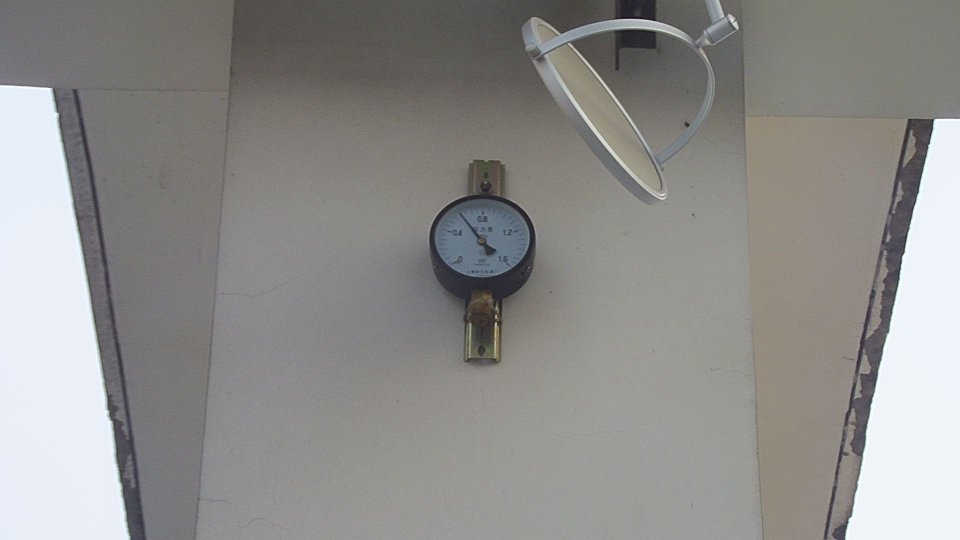
#> input picture data/datasets/elec_watch/test/scene_07.jpg, 1920 x 1080 px (shown at 1/2 size)
$ python day105.py
#> lines starting #> are read from the running program, lines starting #| are printed output that depends on the picture; after the words box and inside, x2 and y2 are one past the last pixel; in counts of white or black regions, pixels touching at a corner belong together
'''
Author       : Bingqiang Zhou
Date         : 2021-08-31 19:00:17
LastEditors  : Bingqiang Zhou
LastEditTime : 2021-08-31 19:35:16
Description  : HOG特征描述子 – 使用HOG进行对象检测
    对于已经训练好的HOG+SVM的模型，我们可以通过开窗实现对象检测，从而完成自定义对象检测。
    以电表检测为例，这样我们就实现HOG+SVM对象检测全流程。
    OpenCV中实现对每个窗口像素块预测，需要首先加载SVM模型文件，然后使用predict方法实现预测。
    这种方法的缺点就是开窗检测是从左到右、从上到下，是一个高耗时的操作，
    所以步长选择一般会选择HOG窗口默认步长的一半，这样可以减少检测框的数目，
    同时在predict时候会发现多个重复框，求取它们的平均值即可得到最终的检测框。
    拓展资料：
        官方教程：
            OCR of Hand-written Data using SVM：https://docs.opencv.org/4.5.3/dd/d3b/tutorial_py_svm_opencv.html
        官方文档：
            cv::ml::StatModel Class Reference：https://docs.opencv.org/master/db/d7d/classcv_1_1ml_1_1StatModel.html
            cv::ml::SVM Class Reference：https://docs.opencv.org/4.5.3/d1/d2d/classcv_1_1ml_1_1SVM.html
'''

import cv2 as cv
import numpy as np

img = cv.imread("../data/datasets/elec_watch/test/scene_07.jpg")
#> img is the input picture: shape (1080, 1920, 3); mean B, G, R 140.4, 142.5, 143.3
img = cv.resize(img, (0, 0), fx=0.2, fy=0.2)
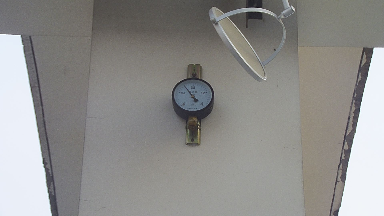
#> img: shape (216, 384, 3); mean B, G, R 140.4, 142.4, 143.2
gray = cv.cvtColor(img, cv.COLOR_BGR2GRAY)
h, w = gray.shape
#> h = 216; w = 384

svm = cv.ml.SVM_load('../data/models/elec_watch_svm.xml')
hog = cv.HOGDescriptor()

mean_x = 0
mean_y = 0
count = 0
for y in range(64, h-64, 4):
    for x in range(32, w-32, 4):
        roi = gray[y-64:y+64, x-32:x+32]
        feature_vector = hog.compute(roi, winStride=(8, 8), padding=(0, 0))
        feature_vector = np.reshape(feature_vector, (1, -1))
        result = svm.predict(feature_vector)[1] # retval, results
        if result[0][0] == 1:
            mean_x += x
            mean_y += y
            count += 1
            print(result, y, x)
            cv.rectangle(img, (x-32, y-64, 64, 128), (0, 127, 0), 2)
            cv.imshow("result", img)
            cv.waitKey(50)
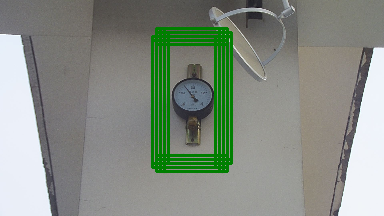
#> img: shape (216, 384, 3); 7% of pixels changed, all inside (x1, y1, x2, y2) = (151, 27, 233, 173)
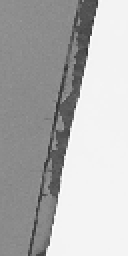
#> roi: shape (128, 64) (shown 2 times larger); min 44, max 252, mean 178.8
#> after the loop, count = 19; mean_x = 3648; mean_y = 1900


mean_x = mean_x // count
#> mean_x = 192
mean_y = mean_y // count
#> mean_y = 100
cv.rectangle(img, (mean_x-32, mean_y-64, 64, 128), (0, 0, 255), 2)
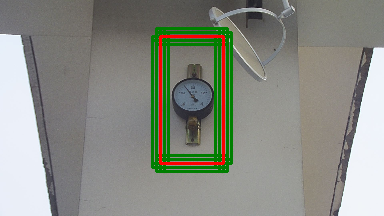
#> img: shape (216, 384, 3); 1.37% of pixels changed, all inside (x1, y1, x2, y2) = (159, 35, 225, 165)
cv.imshow("result", img)
cv.waitKey(0)
cv.destroyAllWindows()

$ run again, with data/datasets/elec_watch/test/scene_01.jpg copied over data/datasets/elec_watch/test/scene_07.jpg
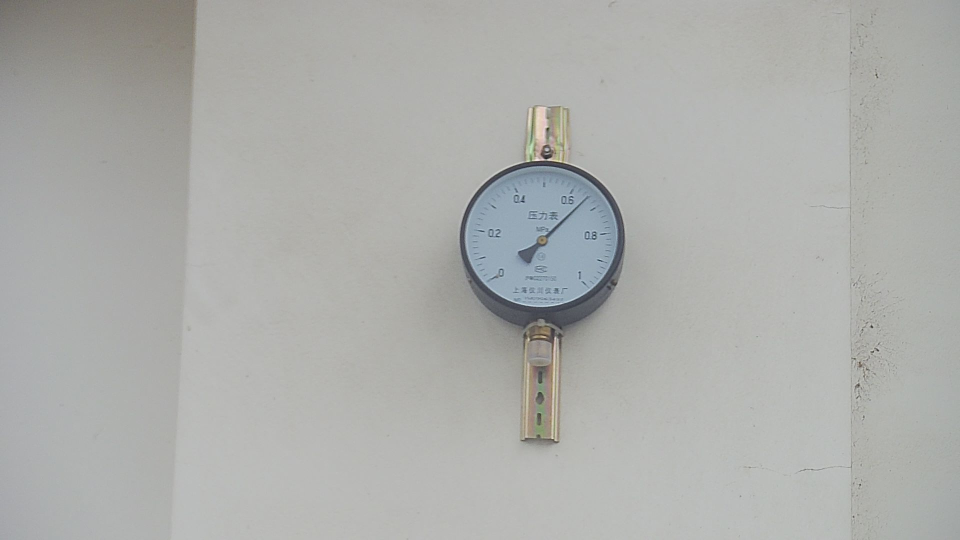
#> input picture data/datasets/elec_watch/test/scene_01.jpg, 1920 x 1080 px (shown at 1/2 size)
#> img is the input picture: shape (1080, 1920, 3); mean B, G, R 171.2, 174, 172.8
#> after the loop `for y in range(64, h-64, 4):`:
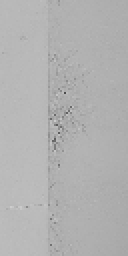
#> roi: shape (128, 64) (shown 2 times larger); min 76, max 205, mean 178.1
#> after the loop `for y in range(64, h-64, 4):`: count = 29; mean_x = 6300; mean_y = 2740
#> `mean_x = mean_x // count`: mean_x = 217
#> `mean_y = mean_y // count`: mean_y = 94
#> `cv.rectangle(img, (mean_x-32, mean_y-64, 64, 128), (0, 0, 255), 2)`:
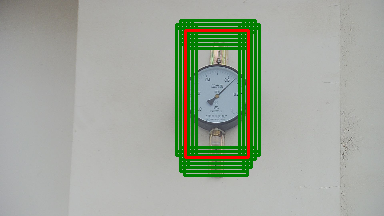
#> img: shape (216, 384, 3); mean B, G, R 155.2, 168.2, 160.2

$ run again, with data/datasets/elec_watch/test/scene_02.jpg copied over data/datasets/elec_watch/test/scene_07.jpg
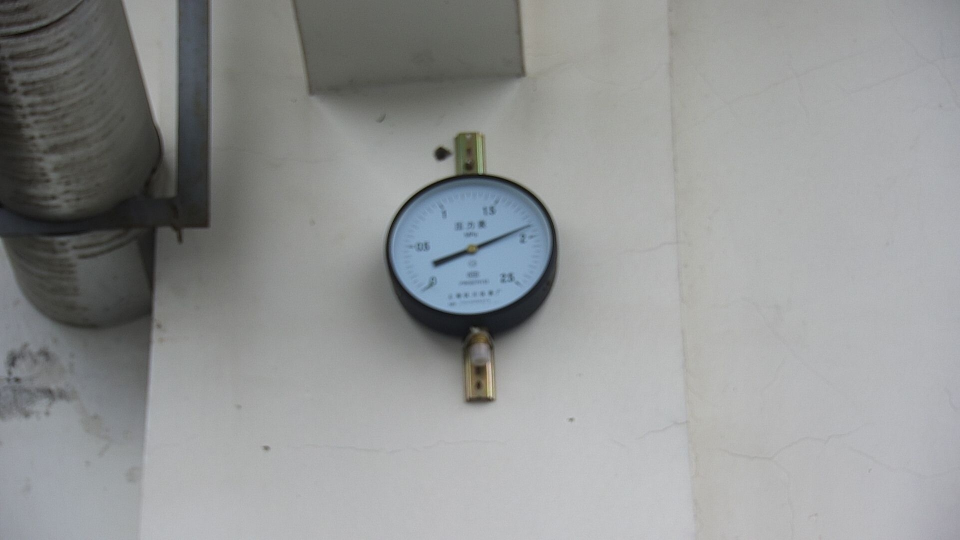
#> input picture data/datasets/elec_watch/test/scene_02.jpg, 1920 x 1080 px (shown at 1/2 size)
#> img is the input picture: shape (1080, 1920, 3); mean B, G, R 148.8, 148.9, 146.9
#> after the loop `for y in range(64, h-64, 4):`:
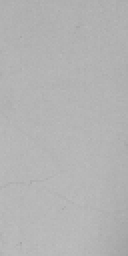
#> roi: shape (128, 64) (shown 2 times larger); min 162, max 190, mean 180
#> after the loop `for y in range(64, h-64, 4):`: count = 60; mean_x = 11208; mean_y = 6352
#> `mean_x = mean_x // count`: mean_x = 186
#> `mean_y = mean_y // count`: mean_y = 105
#> `cv.rectangle(img, (mean_x-32, mean_y-64, 64, 128), (0, 0, 255), 2)`:
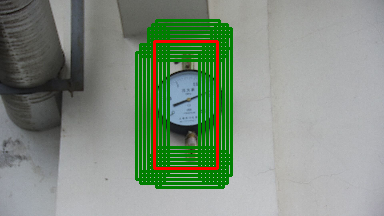
#> img: shape (216, 384, 3); mean B, G, R 128.1, 144.1, 130.2

$ run again, with data/datasets/elec_watch/test/scene_03.jpg copied over data/datasets/elec_watch/test/scene_07.jpg
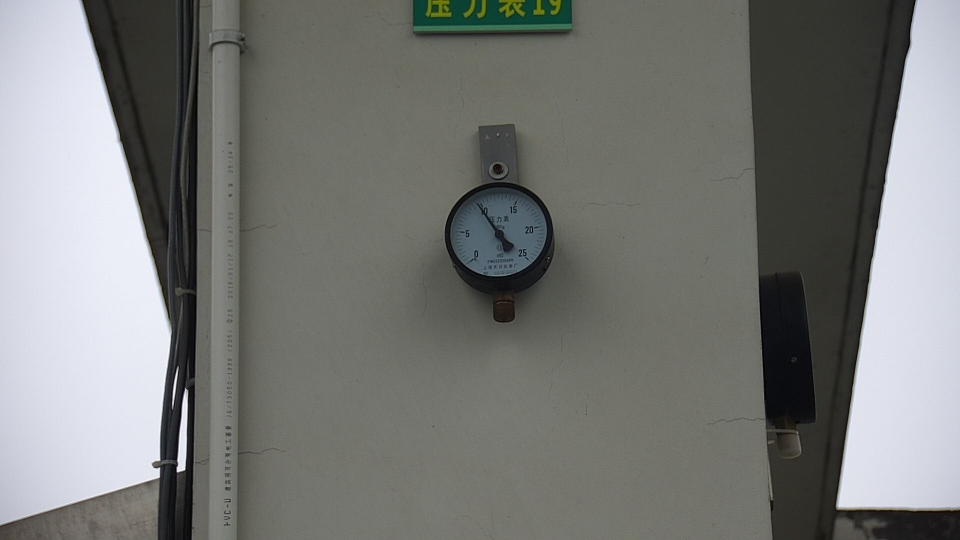
#> input picture data/datasets/elec_watch/test/scene_03.jpg, 1920 x 1080 px (shown at 1/2 size)
#> img is the input picture: shape (1080, 1920, 3); mean B, G, R 118.5, 121, 119.5
#> after the loop `for y in range(64, h-64, 4):`:
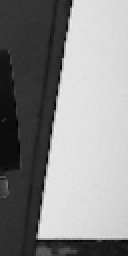
#> roi: shape (128, 64) (shown 2 times larger); min 0, max 239, mean 137.7
#> after the loop `for y in range(64, h-64, 4):`: count = 20; mean_x = 4008; mean_y = 1924
#> `mean_x = mean_x // count`: mean_x = 200
#> `mean_y = mean_y // count`: mean_y = 96
#> `cv.rectangle(img, (mean_x-32, mean_y-64, 64, 128), (0, 0, 255), 2)`:
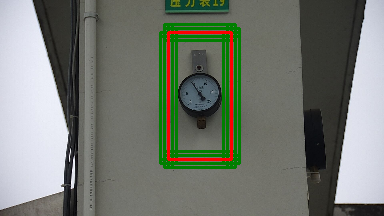
#> img: shape (216, 384, 3); mean B, G, R 111.3, 120.5, 115.3
